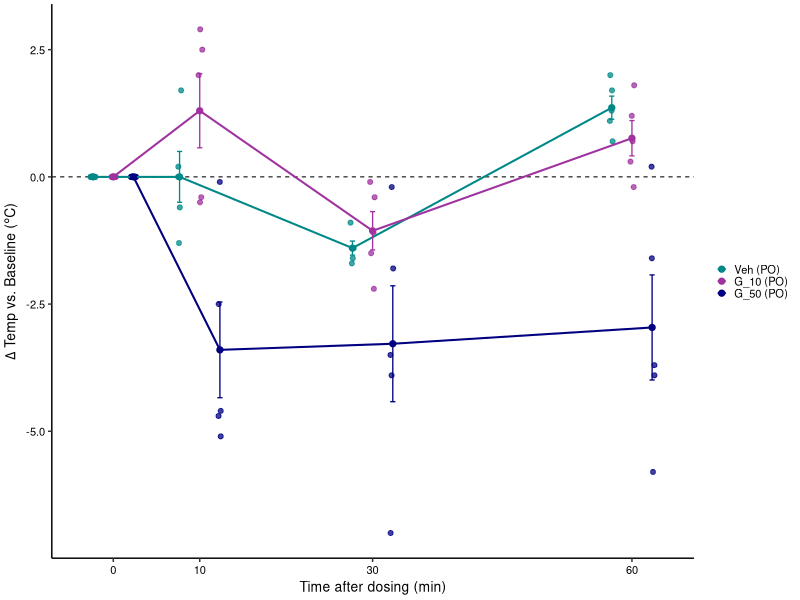
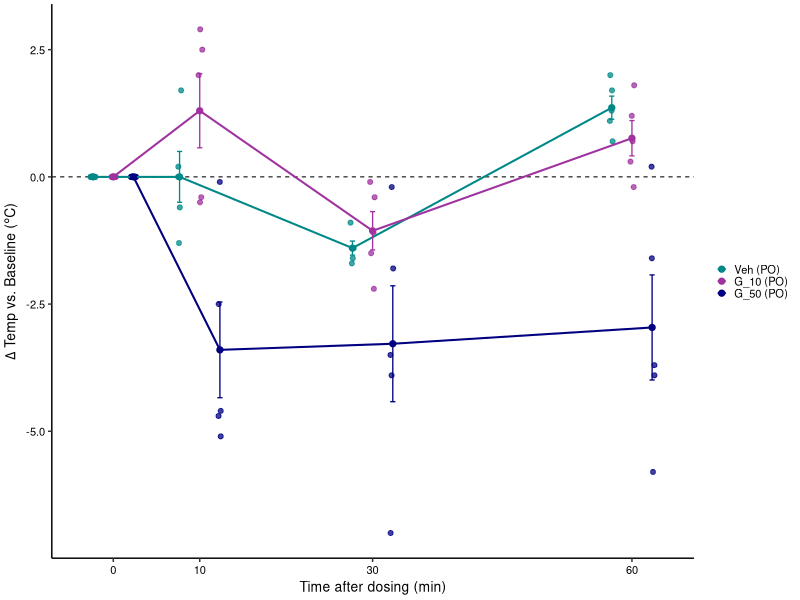

Write R code to recreate these figures, in order.
## ---- chunk 1
library(dplyr)
library(readxl)
library(ggplot2)
library(multcomp)
## ---- chunk 2
temp_data <- read_excel("Male cohort 2 - PO/Data to plot - cohort 2.xlsx", sheet = "Temp_2")
temp_data$`Mouse Group` <- ifelse(temp_data$`Mouse Group` == 'Vehicle', 'Veh (PO)', ifelse(temp_data$`Mouse Group` == 'GDCA (10mg/kg, PO)', 'G_10 (PO)', 'G_50 (PO)'))
temp_data$`Mouse Group` <- factor(temp_data$`Mouse Group`,
                                levels = c("Veh (PO)", "G_10 (PO)", "G_50 (PO)"))
temp_data <- dplyr::rename(temp_data, MouseGroup = `Mouse Group`)
## ---- chunk 3
# Get the baseline temp of each mouse
baseline <- temp_data[temp_data$Time == 0, c("Mouse ID", "Value")]
baseline <- dplyr::rename(baseline, Baseline_Temp=Value)

# Merge back into DF
temp_data <- merge(temp_data, baseline, by = "Mouse ID")

# Calculate change from baseline
temp_data$change_from_baseline <- temp_data$Value - temp_data$Baseline_Temp

# Summary stats: mean and SEM
summary_temp_data <- aggregate(
  change_from_baseline ~ MouseGroup + Time,
  data = temp_data,
  FUN = function(x) c(mean = mean(x), sem = sd(x) / sqrt(length(x)))
)

summary_temp_data <- do.call(data.frame, summary_temp_data)
names(summary_temp_data)[3:4] <- c("mean", "sem")
## ---- chunk 4
summary_temp_data$MouseGroup <- factor(summary_temp_data$MouseGroup,
                                levels = c("Veh (PO)", "G_10 (PO)", "G_50 (PO)"))

p <- ggplot(temp_data, aes(x = Time, y = change_from_baseline, color = MouseGroup)) +
  geom_hline(yintercept = 0, linetype = "dashed", linewidth = 0.35) +
  
  geom_jitter(
    aes(group = MouseGroup),
    position = position_jitterdodge(
      jitter.width = 1.5,
      jitter.height = 0,
      dodge.width = 7
    ),
    size = 1.4,
    alpha = 0.75
  ) +
  
  geom_line(
    data = summary_temp_data,
    aes(x = Time, y = mean, color = MouseGroup, group = MouseGroup),
    position = position_dodge(width = 7),
    linewidth = 0.7,
    inherit.aes = FALSE
  ) +
  
  geom_point(
    data = summary_temp_data,
    aes(x = Time, y = mean, color = MouseGroup, group = MouseGroup),
    position = position_dodge(width = 7),
    size = 1.8,
    inherit.aes = FALSE
  ) +
  
  geom_errorbar(
    data = summary_temp_data,
    aes(
      x = Time,
      ymin = mean - sem,
      ymax = mean + sem,
      color = MouseGroup,
      group = MouseGroup
    ),
    position = position_dodge(width = 7),
    width = 1.8,
    linewidth = 0.45,
    inherit.aes = FALSE
  ) +
  
  labs(
    x = "Time after dosing (min)",
    y = expression(Delta*" Temp vs. Baseline ("*degree*"C)"),
    color = NULL
  ) +
  
  scale_x_continuous(
    breaks = c(0, 10, 30, 60)
  ) +
  
  theme_classic() +
  theme(
    axis.text = element_text(color = "black", size = 8),
    axis.title = element_text(color = "black", size = 10),
    legend.text = element_text(size = 8),
    legend.position = "right",
    legend.key.size = unit(0.25, "cm"),
    legend.spacing.y = unit(0.02, "cm"),
    plot.margin = margin(3, 3, 3, 3)
  ) + scale_color_manual(values = c("Veh (PO)" = "#008888", "G_10 (PO)" = "#9f329f",
                                  "G_50 (PO)" = "#000080"))

p

ggsave("Male cohort 2 - PO/Temp_graph.pdf", plot = p, height = 2, width = 4)
## ---- chunk 5
# https://biostat.jhsph.edu/~iruczins/teaching/materials/code/av5/c.av5.a.html
temp_data_60 <- dplyr::filter(temp_data, Time == 60)

anova_result <- aov(change_from_baseline ~ MouseGroup, data = temp_data_60)
summary(anova_result)
dunnett_result <- glht(anova_result,
                               linfct=mcp(MouseGroup="Dunnett"))
summary(dunnett_result)
confint(dunnett_result)
